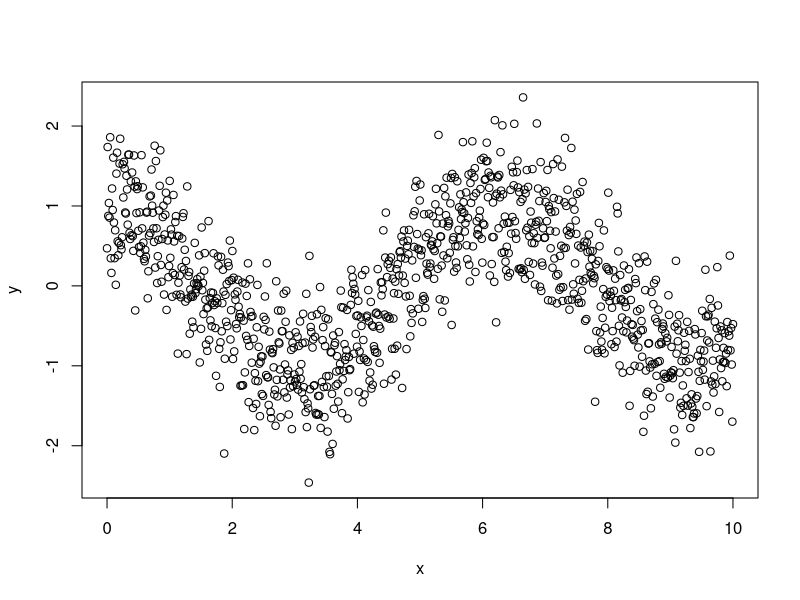
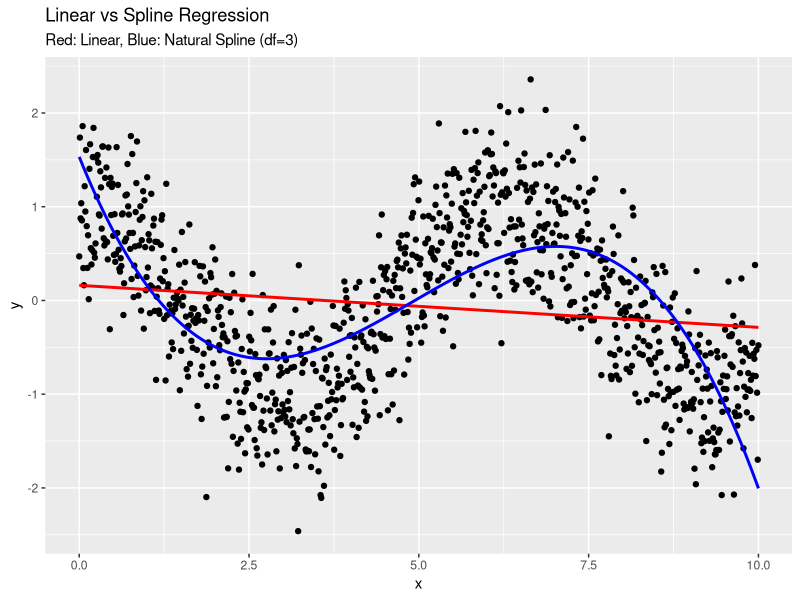
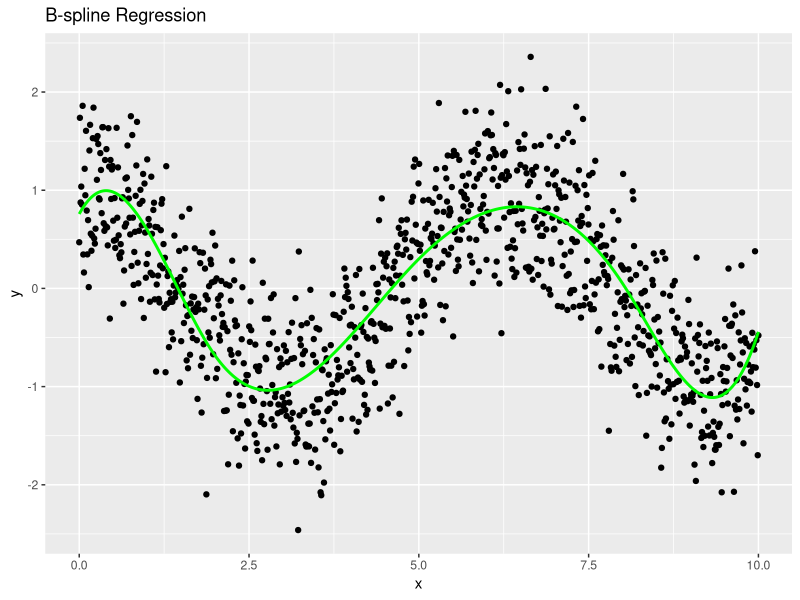
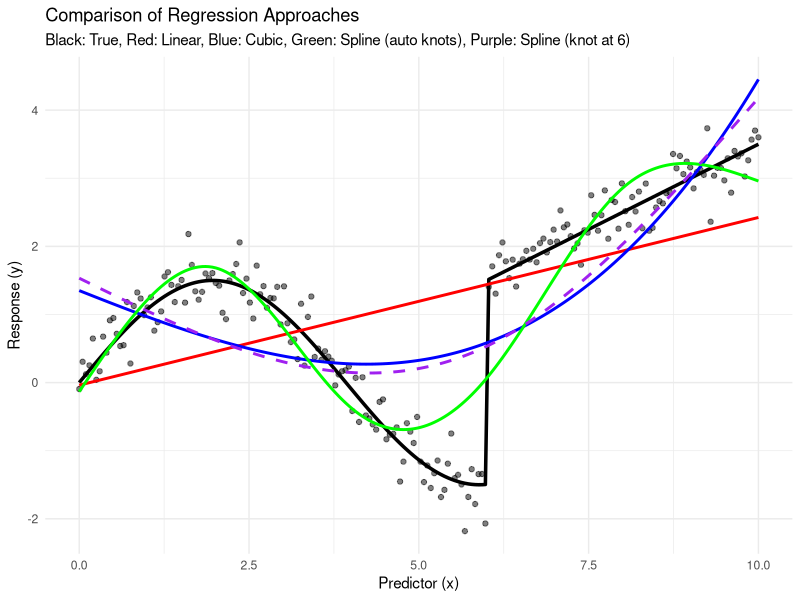

Here is the R script that generated these plots, in order:
library(splines)
library(ggplot2)

N = 1000
x <- seq(0, 10, length.out = N)
y <- cos(x) + rnorm(N, sd = 0.5)
data <- data.frame(x, y)
plot(x,y)

# Linear model without spline
lm_linear <- lm(y ~ x, data = data)

# Model with natural cubic spline (3 degrees of freedom)
lm_spline <- lm(y ~ ns(x, df = 3), data = data)
lm_spline <- lm(y ~ poly(x, 3), data = data)

summary(lm_linear)
summary(lm_spline)

# Compare fits
data$pred_linear <- predict(lm_linear)
data$pred_spline <- predict(lm_spline)

ggplot(data, aes(x, y)) +
  geom_point() +
  geom_line(aes(y = pred_linear), color = "red", linewidth = 1) +
  geom_line(aes(y = pred_spline), color = "blue", linewidth = 1) +
  labs(title = "Linear vs Spline Regression",
       subtitle = "Red: Linear, Blue: Natural Spline (df=3)")


# Using bs() for B-splines
lm_bspline <- lm(y ~ bs(x, degree = 3, knots = c(2, 5, 8)), data = data)

# Plotting
data$pred_bspline <- predict(lm_bspline)
ggplot(data, aes(x, y)) +
  geom_point() +
  geom_line(aes(y = pred_bspline), color = "green", size = 1) +
  labs(title = "B-spline Regression")




#############################

# Create simulated data
n <- 200
x <- seq(0, 10, length.out = n)

# True underlying function with a change point at x=6
true_function <- function(x) {
  ifelse(x < 6,
         1.5 * sin(0.8 * x),  # First regime
         0.5 * x - 1.5)        # Second regime (linear)
}

# Generate response with noise
y <- true_function(x) + rnorm(n, sd = 0.3)

# Create dataframe
sim_data <- data.frame(x = x, y = y, true_y = true_function(x))

# 1. Simple linear model (will miss the nonlinearity)
linear_model <- lm(y ~ x, data = sim_data)

# 2. Polynomial model (degree 3)
poly_model <- lm(y ~ poly(x, 3), data = sim_data)

# 3. Natural cubic spline with 5 degrees of freedom
spline_model <- lm(y ~ ns(x, df = 5), data = sim_data)

# 4. Spline with knot at the change point (x=6)
spline_knot_model <- lm(y ~ ns(x, knots = 6), data = sim_data)

# Generate predictions
sim_data$pred_linear <- predict(linear_model)
sim_data$pred_poly <- predict(poly_model)
sim_data$pred_spline <- predict(spline_model)
sim_data$pred_spline_knot <- predict(spline_knot_model)

# Create plot
ggplot(sim_data, aes(x = x)) +
  geom_point(aes(y = y), alpha = 0.5) +                   # Observed data
  geom_line(aes(y = true_y), color = "black", size = 1.2) + # True function
  geom_line(aes(y = pred_linear), color = "red", size = 1) + # Linear
  geom_line(aes(y = pred_poly), color = "blue", size = 1) +   # Polynomial
  geom_line(aes(y = pred_spline), color = "green", size = 1) + # Spline (auto knots)
  geom_line(aes(y = pred_spline_knot), color = "purple", size = 1, linetype = "dashed") + # Spline (knot at 6)
  labs(title = "Comparison of Regression Approaches",
       subtitle = "Black: True, Red: Linear, Blue: Cubic, Green: Spline (auto knots), Purple: Spline (knot at 6)",
       x = "Predictor (x)",
       y = "Response (y)") +
  theme_minimal()

